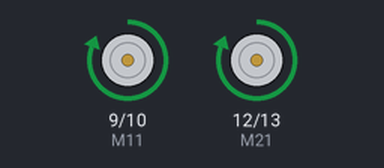
This sketch was run on a simulated Arduino Uno, built with avr-gcc and run on an emulated ATmega328P. Parts: motor-driver pin pairs drawn as motors (green arrow = first pin HIGH = forward, orange = second pin HIGH = backward, longer = more drive, scaled by the enable pin).

Above: at 2.5 s.
At 12.5 s:
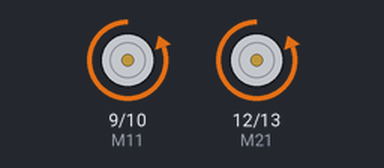
Timing chart, 0 to 26.0 s (numbered marks = the images above):
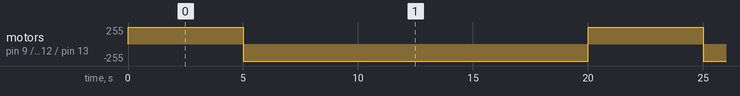

The sketch:

Code_v1_1v.ino
```cpp
/*********TACHLOG powered********
*********www.troncart.com*******
**electronics components online**
***********TRONCAR**************
***********25-03-2019**************
*V1.1v
*/


const int M11 = 9;// Maping the Motor Driver Pins
const int M12 = 10;
const int M21 = 12;
const int M22 = 13;
const int E1 = 8;
const int E2 = 11;


  void setup()

    {
      pinMode(M11,OUTPUT);//Configuring the Pin As output
      pinMode(M12,OUTPUT);
      pinMode(M21,OUTPUT);
      pinMode(M22,OUTPUT);
      pinMode(E1,OUTPUT);
      pinMode(E2,OUTPUT);

      Serial.begin(9600); // Starts the serial communication
    }

      void loop()

       {

      forward();
      delay(5000);
      backward();
      delay(5000);
      left();
      delay(5000);
      right();
      delay(5000);
      stop_car();


       }
       void forward()
       {
         digitalWrite(M11,HIGH);
         digitalWrite(M12,LOW);
         digitalWrite(M21,HIGH);
         digitalWrite(M22,LOW);
         digitalWrite(E1,HIGH);
         digitalWrite(E2,HIGH);
       }
       void backward()
       {
         digitalWrite(M12,HIGH);
         digitalWrite(M11,LOW);
         digitalWrite(M22,HIGH);
         digitalWrite(M21,LOW);
         digitalWrite(E1,HIGH);
         digitalWrite(E2,HIGH);
       }
        void left()
       {
         digitalWrite(M12,HIGH);
         digitalWrite(M11,LOW);
         digitalWrite(M22,HIGH);
         digitalWrite(M21,LOW);
         digitalWrite(E1,HIGH);
         digitalWrite(E2,HIGH);
       }

        void right()
       {
         digitalWrite(M12,HIGH);
         digitalWrite(M11,LOW);
         digitalWrite(M22,HIGH);
         digitalWrite(M21,LOW);
         digitalWrite(E1,HIGH);
         digitalWrite(E2,HIGH);
       }

        void stop_car()
       {
         digitalWrite(E1,LOW);
         digitalWrite(E2,LOW);
       }
```

Measured:
- by itself, motor on pin 9 (M11) / pin 10 (M12), motor on pin 12 (M21) / pin 13 (M22): alternates forward 255/255 for 5.0 s and backward 255/255 for 15.0 s
